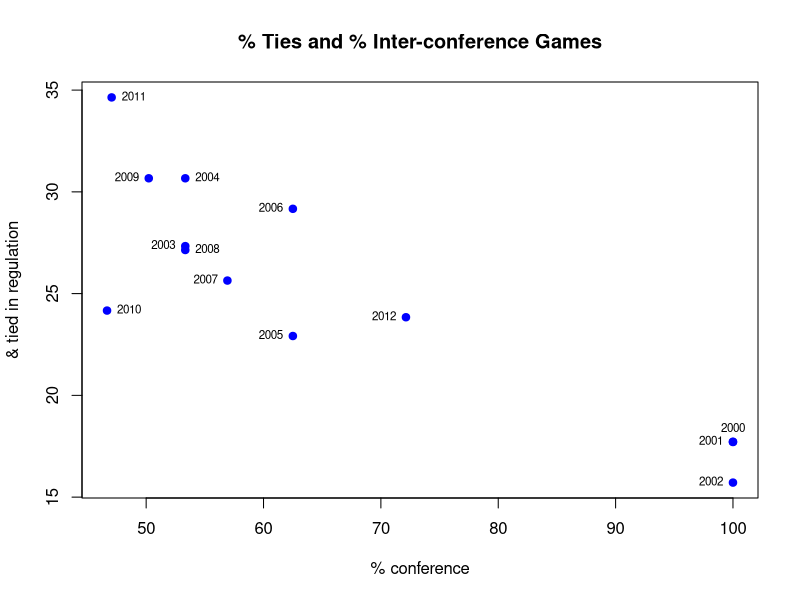
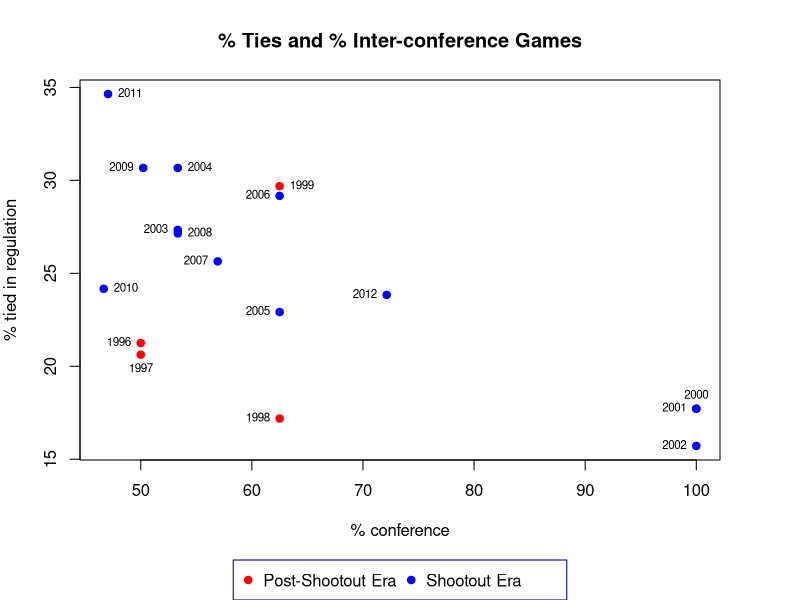
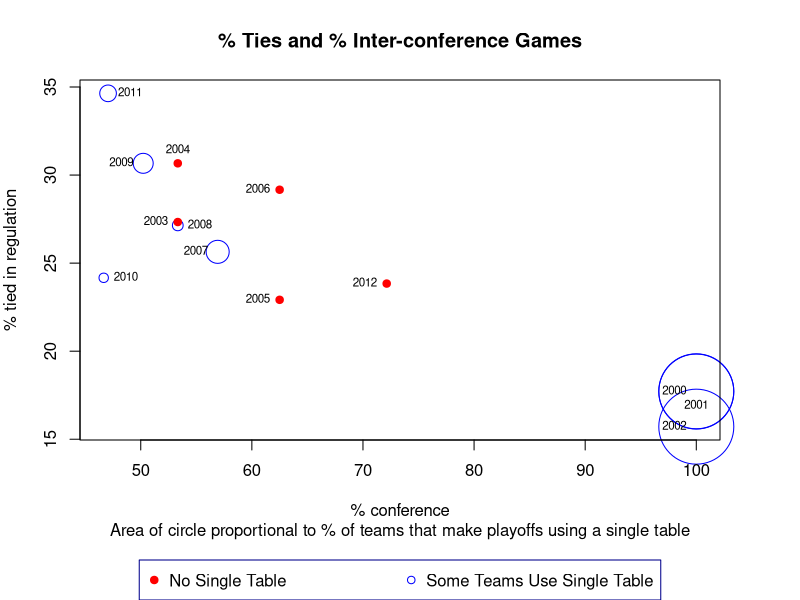

Generate these figures, in order, with R:
######################################
#data obtained from mlssoccer.com    # 
#plots graphs used in 10/17/15  post #
#                                    #
#written by Craig Kerr               #
#cakerr@cpp.edu                      #
######################################
#for summaryBy() command
library(doBy)


#set working directory to location of data
#Change this to find the data on your computer
setwd("/Users/Craig/Desktop/Econ/Cal Poly/MLS/blog/Soccer-Scratch-Pad/")
data<-read.csv("10.17.15/MLS team data 1996-2012.csv")

#collapse to year level 
collapse<-summaryBy(gp+w+l+t+sow+goals+pct_div ~ year+num_teams,FUN=sum,data=data)
collapse$pct_tie <- (collapse$t.sum / collapse$gp.sum) * 100

#get rid of '.sum' in variable names
names(collapse) <- gsub(".sum", "", names(collapse))

#non-shootout years
noSO<-subset(collapse,year>1999)

#pos option manually moves labels so they don't overlap
plot(noSO$pct_div,noSO$pct_tie,main="% Ties and % Inter-conference Games",xlab="% conference", ylab="& tied in regulation",pch=19,col='blue')
text(noSO$pct_div,noSO$pct_tie, labels=noSO$year, cex=.7,pos=c(3,2,2,2,4,2,2,2,4,2,4,4,2,2,4,4))

#create shootout indicator - must be factor to work in plot below
collapse$SO<-as.factor(collapse$year < 2000)

par(mar=c(7, 4, 4, 4), xpd=TRUE)
plot(collapse$pct_div,collapse$pct_tie,main="% Ties and % Inter-conference Games",xlab="% conference", ylab="% tied in regulation",pch=19,col=c('blue','red')[collapse$SO])
text(collapse$pct_div,collapse$pct_tie, labels=collapse$year, cex=.7,pos=c(2,1,2,4,3,2,2,2,4,2,2,2,4,2,4,4))

#makes a blank plot to put on top so I can center legend at bottom
reset <- function() {
  par(mfrow=c(1, 1), oma=rep(0, 4), mar=rep(0, 4), new=TRUE)
  plot(0:1, 0:1, type="n", xlab="", ylab="", axes=FALSE)
}

reset()
legend("bottom", legend=c('Post-Shootout Era', 'Shootout Era'), pch=c(19,19),col=c('red', 'blue'),ncol=2,box.col='darkblue')


#FINAL PLOT WITH CIRLCE SIZE REPRESENTING % SINGLE TABLE
#add %of guaranteed conference spots in playoffs by hand
collapse$pct_playoff<-0
collapse$pct_playoff[collapse$year>1999 & collapse$year<2003]<-100
collapse$pct_playoff[collapse$year==2007]<-100*(4/13)
collapse$pct_playoff[collapse$year==2008]<-100*(2/14)
collapse$pct_playoff[collapse$year==2009]<-100*(4/15)
collapse$pct_playoff[collapse$year==2010]<-100*(2/16)
collapse$pct_playoff[collapse$year==2011]<-100*(4/18)



noSO$pct_playoff<-0
noSO$pct_playoff[noSO$year>1999 & noSO$year<2003]<-100
noSO$pct_playoff[noSO$year==2007]<-100*(4/13)
noSO$pct_playoff[noSO$year==2008]<-100*(2/14)
noSO$pct_playoff[noSO$year==2009]<-100*(4/15)
noSO$pct_playoff[noSO$year==2010]<-100*(2/16)
noSO$pct_playoff[noSO$year==2011]<-100*(4/18)

nosingle<-subset(collapse,pct_playoff==0 & SO=="FALSE")

par(mar=c(8, 4, 4, 4), xpd=TRUE)
plot(noSO$pct_div,noSO$pct_tie,main="% Ties and % Inter-conference Games", sub="Area of circle proportional to % of teams that make playoffs using a single table", xlab="% conference", ylab="% tied in regulation",pch=1,cex=noSO$pct_playoff/10,col='blue')
text(noSO$pct_div,noSO$pct_tie, labels=noSO$year, cex=.7,pos=c(2,1,2,2,3,2,2,2,4,2,4,4,2))
points(nosingle$pct_div,nosingle$pct_tie,pch=19,col='red')
reset()
legend("bottom", legend=c('No Single Table', 'Some Teams Use Single Table'), pch=c(19,1),col=c('red', 'blue'),ncol=2,box.col='darkblue')
